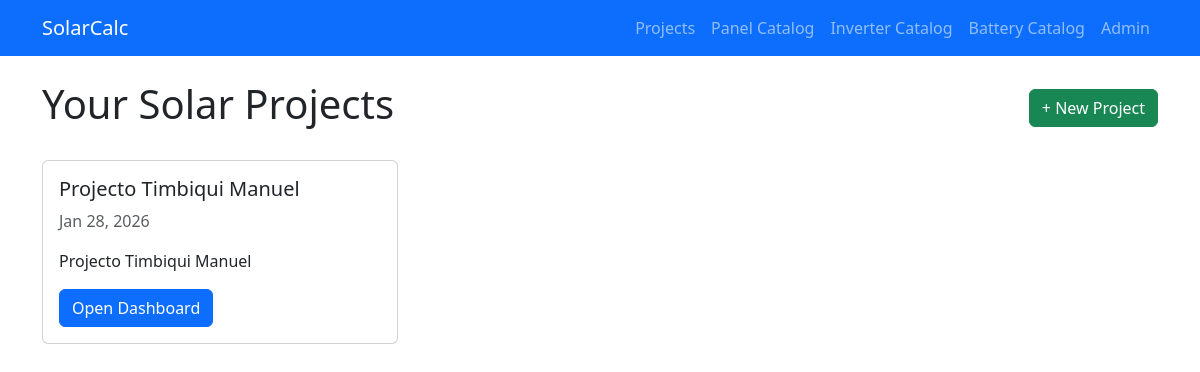
The page / on the database its author committed.
### design/models.py (models this page shows, shortened)
class Project(models.Model):
    name = models.CharField(max_length=200)
    description = models.TextField(blank=True)
    created_at = models.DateTimeField(auto_now_add=True)
    updated_at = models.DateTimeField(auto_now=True)

### design/views.py (the view)
# urls.py: path('', views.ProjectListView.as_view(), name='project_list'),
class ProjectListView(ListView):
    model = Project
    template_name = 'design/project_list.html'
    context_object_name = 'projects'

### design/templates/design/project_list.html
{% extends 'design/base.html' %}
{% block content %}
<div class="d-flex justify-content-between align-items-center mb-4">
    <h1>Your Solar Projects</h1>
    <a href="{% url 'project_create' %}" class="btn btn-success">+ New Project</a>
</div>
<div class="row">
    {% for project in projects %}
    <div class="col-md-4 mb-4">
        <div class="card h-100">
            <div class="card-body">
                <h5 class="card-title">{{ project.name }}</h5>
                <p class="card-text text-muted">{{ project.created_at|date:"M d, Y" }}</p>
                <p class="card-text">{{ project.description|truncatewords:20 }}</p>
                <a href="{% url 'project_detail' project.pk %}" class="btn btn-primary">Open Dashboard</a>
            </div>
        </div>
    </div>
    {% empty %}
    <div class="col-12">
        <div class="alert alert-info">No projects found. Start by creating one!</div>
    </div>
    {% endfor %}
</div>
{% endblock %}

### rows shown on the page
Project: name "Projecto Timbiqui Manuel", created_at "Jan 28, 2026", description "Projecto Timbiqui Manuel"
